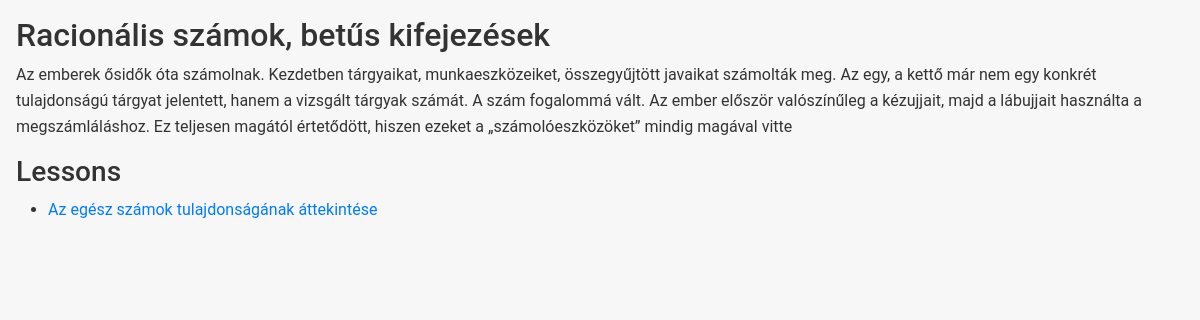
The app's page /elearning/course/11/ (signed in), older data.
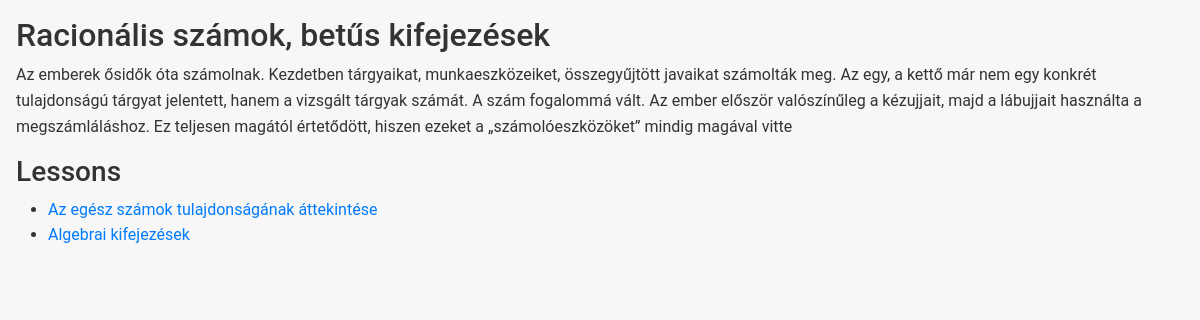
The same page, newer data.
### elearning/models.py (models this page shows, shortened)
class Course(models.Model):
    SUBJECTS = (
        ('math', 'Math'),
        ('grammar', 'Grammar'),
        ('history', 'History'),
        ('physics', 'Physics'),
    )
    GRADES = (
        (4, 'Grade 4'),
        (5, 'Grade 5'),
        (6, 'Grade 6'),
    )
    title = models.CharField(max_length=200)
    description = models.TextField()
    teacher = models.ForeignKey(settings.AUTH_USER_MODEL, on_delete=models.CASCADE)
    subject = models.CharField(max_length=20, choices=SUBJECTS)
    grade_level = models.IntegerField(choices=GRADES)

class Lesson(models.Model):
    title = models.CharField(max_length=200)
    content = models.TextField()
    video = models.FileField(upload_to='lesson_videos', blank=True, null=True)
    course = models.ForeignKey(Course, on_delete=models.CASCADE)
    order = models.PositiveIntegerField()

### elearning/views.py (the view)
# urls.py: path('course/<int:pk>/', views.course_detail, name='course_detail'),
@login_required
def course_detail(request, pk):
    course = Course.objects.get(pk=pk)
    lessons = Lesson.objects.filter(course=course).order_by('order')
    context = {
        'course': course,
        'lessons': lessons,
    }
    return render(request, 'elearning/course_detail.html', context)

### elearning/templates/elearning/course_detail.html (shortened to what this page needs)
{% extends 'elearning/base.html' %}
{% block content %}
  <h2>{{ course.title }}</h2>
  <p>{{ course.description }}</p>
  <h3>Lessons</h3>
  <ul>
    {% for lesson in lessons %}
      <li><a href="{% url 'elearning:lesson_content' lesson.pk %}">{{ lesson.title }}</a></li>
    {% endfor %}
  </ul>
{% endblock %}

### elearning/templates/elearning/base.html (shortened to what this page needs)
<!DOCTYPE html>
<html lang="en">
<head>
  <link href="https://cdn.jsdelivr.net/npm/bootstrap@5.3.0-alpha1/dist/css/bootstrap.min.css" rel="stylesheet">
  {% load static %}
  <link rel="stylesheet" href="{% static 'styles.css' %}">
</head>
<body>
  <div class="container">
    {% block content %}{% endblock %}
  </div>
</body>
</html>

### elearning/static/styles.css (style rules this page uses)
body { font-family: 'Roboto', sans-serif; background-color: #f7f7f7; color: #333; line-height: 1.6; }
h1, h2, h3, h4, h5, h6 { font-weight: 500; }
a { color: #007bff; text-decoration: none; }
.container { max-width: 1200px; margin: 0 auto; padding: 1rem; }

Row changes from the older to the newer data that the page shows:
added Lesson: title "Algebrai kifejezések"
